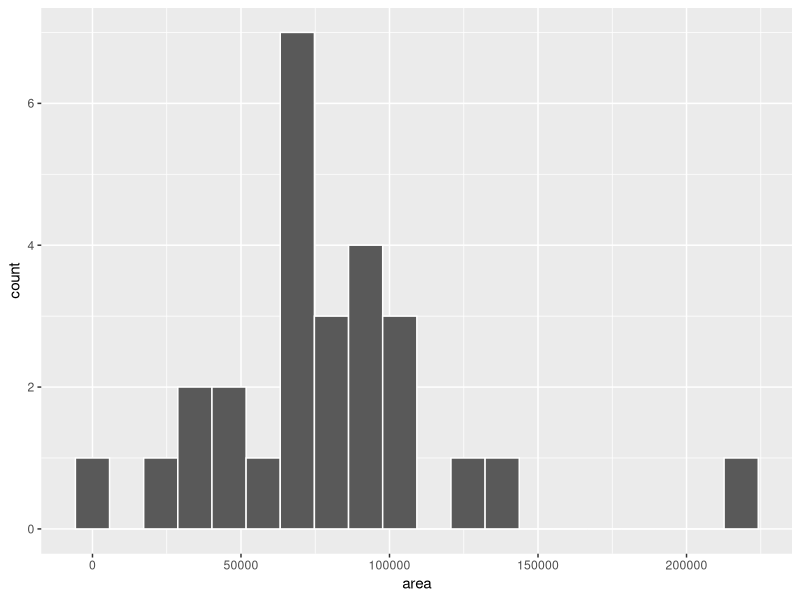

Reproduce this figure in R.
## ---- chunk 1
#| echo: FALSE
#| include: FALSE

library(tidyverse)
area <- read_csv("../quadarea/data/area.csv")

## ---- chunk 2
#| echo: FALSE

area |>
  ggplot( aes(x = area)) +
  geom_histogram(bins=20, col="white")
## ---- chunk 3
area |>
  summarize(mean = mean(area, na.rm = TRUE), 
            median = median(area, na.rm = TRUE),
            stdev = sd(area, na.rm = TRUE))

